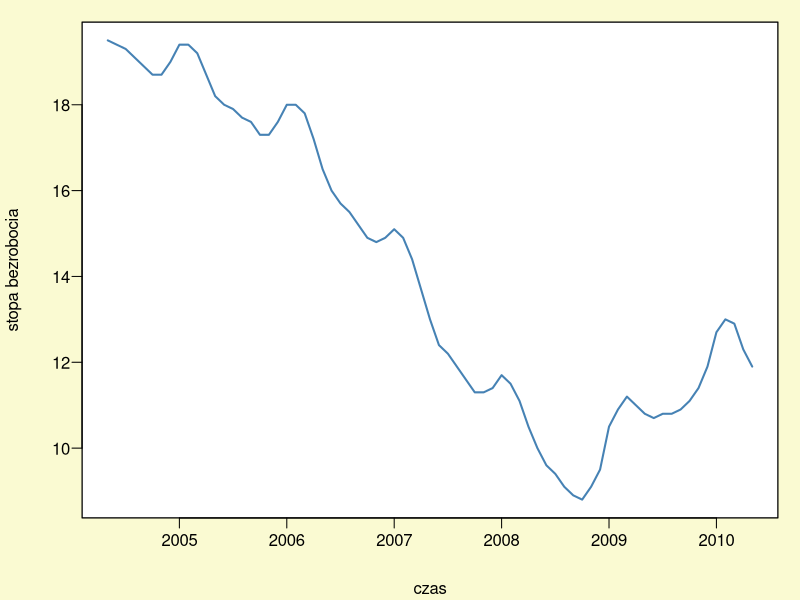

The R script that drew this image:
## ---- chunk 1
b=c(
19.5, 19.4, 19.3, 19.1, 18.9, 18.7, 18.7, 19.0, 19.4, 19.4, 19.2, 18.7,
18.2, 18.0, 17.9, 17.7, 17.6, 17.3, 17.3, 17.6, 18.0, 18.0, 17.8, 17.2,
16.5, 16.0, 15.7, 15.5, 15.2, 14.9, 14.8, 14.9, 15.1, 14.9, 14.4, 13.7,
13.0, 12.4, 12.2, 11.9, 11.6, 11.3, 11.3, 11.4, 11.7, 11.5, 11.1, 10.5,
10.0, 9.6,  9.4,  9.1,  8.9,  8.8,  9.1,  9.5,  10.5, 10.9, 11.2, 11.0,
10.8, 10.7, 10.8, 10.8, 10.9, 11.1, 11.4, 11.9, 12.7, 13.0, 12.9, 12.3,
11.9
)
## ---- chunk 2
bezrob <- ts(b,start=c(2004,5),freq=12)
## ---- chunk 3
par(mar=c(4,4,1,1)+0.1, mgp=c(3,0.6,0),bg="lightgoldenrodyellow",las=1)
plot(bezrob,axes=F,xlab="",ylab="",main="", col="white")
u <- par("usr")
rect(u[1], u[3], u[2], u[4], col="white")
par(new=plot)
plot(bezrob,xlab="czas",ylab="stopa bezrobocia",col="SteelBlue",lwd=2,las=1)
